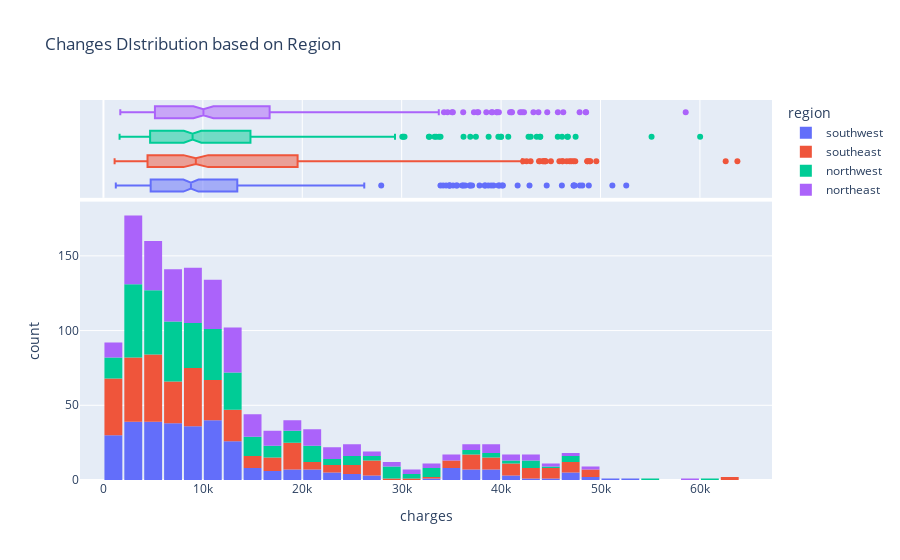

The cell this chart's notebook holds for it:
### Code cell
region = px.histogram(medical, x='charges', marginal='box', title='Changes DIstribution based on Region', color='region')
region.update_layout(bargap=0.1)
region.show()

### Figure 1 — Plotly figure (JSON) as saved in the notebook; plotly's stock layout.template omitted (floating-point values rounded to 4 significant figures; data arrays with more than 128 entries replaced by an {"elided": "..."} marker saying what was removed)
{"data": [{"bingroup": "x", "hovertemplate": "region=southwest<br>charges=%{x}<br>count=%{y}<extra></extra>", "legendgroup": "southwest", "marker": {"color": "#636efa", "pattern": {"shape": ""}}, "name": "southwest", "orientation": "v", "showlegend": true, "type": "histogram", "x": {"elided": "325 float values"}, "xaxis": "x", "yaxis": "y"}, {"hovertemplate": "region=southwest<br>charges=%{x}<extra></extra>", "legendgroup": "southwest", "marker": {"color": "#636efa"}, "name": "southwest", "notched": true, "showlegend": false, "type": "box", "x": {"elided": "325 float values"}, "xaxis": "x2", "yaxis": "y2"}, {"bingroup": "x", "hovertemplate": "region=southeast<br>charges=%{x}<br>count=%{y}<extra></extra>", "legendgroup": "southeast", "marker": {"color": "#EF553B", "pattern": {"shape": ""}}, "name": "southeast", "orientation": "v", "showlegend": true, "type": "histogram", "x": {"elided": "364 float values"}, "xaxis": "x", "yaxis": "y"}, {"hovertemplate": "region=southeast<br>charges=%{x}<extra></extra>", "legendgroup": "southeast", "marker": {"color": "#EF553B"}, "name": "southeast", "notched": true, "showlegend": false, "type": "box", "x": {"elided": "364 float values"}, "xaxis": "x2", "yaxis": "y2"}, {"bingroup": "x", "hovertemplate": "region=northwest<br>charges=%{x}<br>count=%{y}<extra></extra>", "legendgroup": "northwest", "marker": {"color": "#00cc96", "pattern": {"shape": ""}}, "name": "northwest", "orientation": "v", "showlegend": true, "type": "histogram", "x": {"elided": "325 float values"}, "xaxis": "x", "yaxis": "y"}, {"hovertemplate": "region=northwest<br>charges=%{x}<extra></extra>", "legendgroup": "northwest", "marker": {"color": "#00cc96"}, "name": "northwest", "notched": true, "showlegend": false, "type": "box", "x": {"elided": "325 float values"}, "xaxis": "x2", "yaxis": "y2"}, {"bingroup": "x", "hovertemplate": "region=northeast<br>charges=%{x}<br>count=%{y}<extra></extra>", "legendgroup": "northeast", "marker": {"color": "#ab63fa", "pattern": {"shape": ""}}, "name": "northeast", "orientation": "v", "showlegend": true, "type": "histogram", "x": {"elided": "324 float values"}, "xaxis": "x", "yaxis": "y"}, {"hovertemplate": "region=northeast<br>charges=%{x}<extra></extra>", "legendgroup": "northeast", "marker": {"color": "#ab63fa"}, "name": "northeast", "notched": true, "showlegend": false, "type": "box", "x": {"elided": "324 float values"}, "xaxis": "x2", "yaxis": "y2"}], "layout": {"bargap": 0.1, "barmode": "relative", "legend": {"title": {"text": "region"}, "tracegroupgap": 0}, "title": {"text": "Changes DIstribution based on Region"}, "xaxis": {"anchor": "y", "domain": [0, 1], "title": {"text": "charges"}}, "xaxis2": {"anchor": "y2", "domain": [0, 1], "matches": "x", "showgrid": true, "showticklabels": false}, "yaxis": {"anchor": "x", "domain": [0, 0.7326], "title": {"text": "count"}}, "yaxis2": {"anchor": "x2", "domain": [0.7426, 1], "matches": "y2", "showgrid": false, "showline": false, "showticklabels": false, "ticks": ""}}}
